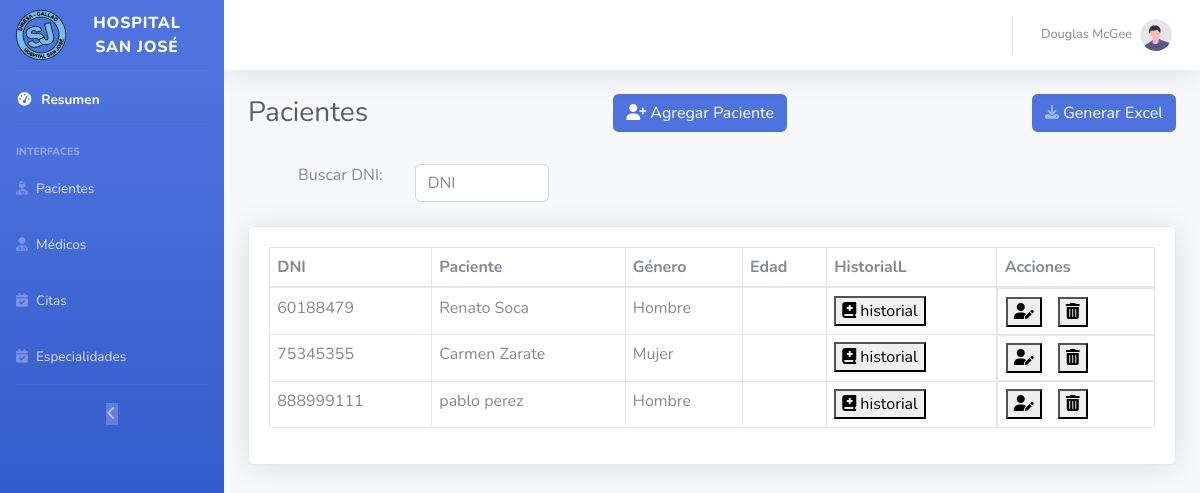
/admin/pacientes (signed in), run on the app's committed database.
### tables this page shows
CREATE TABLE `paciente` (
  `id` int NOT NULL,
  `Nombre` varchar(50) NOT NULL,
  `Ape_Paterno` varchar(50) NOT NULL,
  `Ape_Materno` varchar(50) NOT NULL,
  `Edad` char(3) NOT NULL,
  `Genero` varchar(30) NOT NULL,
  `T_Doc` varchar(50) NOT NULL,
  `Nr_Doc` char(15) NOT NULL,
  `Fecha_Nacimiento` date NOT NULL,
  `Telefono` char(9) NOT NULL,
  `Fecha_Creacion` timestamp NOT NULL DEFAULT CURRENT_TIMESTAMP ON UPDATE CURRENT_TIMESTAMP,
  `Estado` varchar(20) NOT NULL DEFAULT 'Activo',
  `id_login` int NOT NULL
);

### controllers/AdminPacientesController.php (called while the page is built, shortened)
<?php
class AdminPacientesController
{
    public static function pacientes(Router $router)
    {
        if ($_SESSION['usuario'] == 1) {
            $pacientes = Paciente::allActivos();
        } else {
            header('Location: /');
        }
        $router->render('admin/pacientes/index', 'layout-admin', [
            'pacientes' => $pacientes,
        ]);
    }
}

### public/index.php (called while the page is built, shortened)
<?php
$router = new Router();
$router->get('/', [PageController::class, 'index']);
$router->get('/nosotros', [PageController::class, 'nosotros']);
$router->get('/servicios', [PageController::class, 'servicios']);
$router->get('/medicos', [PageController::class, 'medicos']);
$router->get('/contacto', [PageController::class, 'contacto']);
$router->post('/contacto', [PageController::class, 'contacto']);
$router->get('/admin/index', [AdminPacientesController::class, 'index']);
$router->get('/admin/pacientes', [AdminPacientesController::class, 'pacientes']);
$router->get('/pacientes/reporte', [ReportesController::class, 'pacienteReporte']);
$router->post('/pacientes/registrar', [AdminPacientesController::class, 'pacientesRegistrar']);
$router->post('/pacientes/eliminar', [AdminPacientesController::class, 'pacientesEliminar']);
$router->post('/pacientes/actualizar', [AdminPacientesController::class, 'pacientesActualizar']);
$router->post('/pacientes/historial', [AdminPacientesController::class, 'historial']);
$router->post('/pacientes/detallemedico', [AdminPacientesController::class, 'detallemedico']);
$router->get('/admin/medicos', [AdminMedicosController::class, 'medicos']);
$router->get('/medicos/reporte', [ReportesController::class, 'medicoReporte']);
$router->post('/medicos/agregar', [AdminMedicosController::class, 'medicoAgregar']);
$router->post('/medicos/actualizar', [AdminMedicosController::class, 'medicoActualizar']);
$router->post('/medicos/eliminar', [AdminMedicosController::class, 'medicoEliminar']);
$router->post('/medicos/horario', [AdminMedicosController::class, 'HorarioMedico']);
$router->get('/admin/citas', [AdminCitasController::class, 'citas']);
$router->post('/citas/registrar', [AdminCitasController::class, 'registrarcita']);
$router->post('/citas/reprogramar', [AdminCitasController::class, 'reprogramarcita']);
$router->post('/citas/eliminar', [AdminCitasController::class, 'eliminarcita']);
$router->get('/admin/especialidades', [AdminEspecialidadController::class, 'especialidades']);
$router->post('/especialidades/agregar', [AdminEspecialidadController::class, 'especialidadAgregar']);
$router->post('/especialidades/actualizar', [AdminEspecialidadController::class, 'especialidadActualizar']);
$router->post('/especialidades/eliminar', [AdminEspecialidadController::class, 'especialidadEliminar']);
$router->get('/paciente', [PacienteController::class, 'index']);
$router->get('/paciente/citaspasadas', [PacienteController::class, 'citaspasadas']);
$router->post('/paciente/registrarcita', [PacienteController::class, 'registrarcita']);
$router->post('/paciente/reprogramar', [PacienteController::class, 'reprogramarcita']);
$router->post('/paciente/eliminarcita', [PacienteController::class, 'eliminarcita']);
$router->post('/paciente/detallemedico', [PacienteController::class, 'detallemedico']);
$router->get('/doctor', [DoctorController::class, 'index']);
$router->post('/doctor', [DoctorController::class, 'index']);
$router->post('/doctor/entrarcita', [DoctorController::class, 'entrarcita']);
$router->post('/doctor/historia', [DoctorController::class, 'historia']);
$router->post('/doctor/ficha', [DoctorController::class, 'fichamedica']);
$router->post('/doctor/guardarficha', [DoctorController::class, 'guardarficha']);
$router->get('/login', [LoginController::class, 'login']);
$router->post('/login', [LoginController::class, 'login']);
$router->get('/registro', [LoginController::class, 'registro']);
$router->post('/registro', [LoginController::class, 'registro']);
$router->get('/logout', [LoginController::class, 'logout']);
$router->comprobarRutas();

### models/ActiveRecord.php (called while the page is built, shortened)
<?php
class ActiveRecord
{
    protected static $db;
    protected static $tabla = '';
    public static function setDB($database)
    {
        self::$db = $database;
    }
    public static function allActivos()
    {
        $query = "SELECT * FROM " . static::$tabla . " WHERE Estado='Activo'";
        $resultado = self::consultSQL($query);
        return $resultado;
    }
    public static function consultSQL($query)
    {
        try {
            $resultado = self::$db->query($query);
            $array = [];
            while ($registro = $resultado->fetch_assoc()) {
                $array[] = static::createObject($registro);
            }
            return $array;
        } catch (\Throwable $th) {
            return [];
        }
    }
    public static function createObject($registro)
    {
        $objeto = new static;
        foreach ($registro as $key => $value) {
            if (property_exists($objeto, $key)) {
                $objeto->$key = $value;
            }
        }
        return $objeto;
    }
}

### views/admin/pacientes/index.php (the view, shortened to what this page needs)
<div id="content-wrapper" class="d-flex flex-column">
  <div id="content">
    <nav class="navbar navbar-expand navbar-light bg-white topbar mb-4 static-top shadow">
      <ul class="navbar-nav ml-auto">
        <li class="nav-item dropdown no-arrow">
          <a class="nav-link dropdown-toggle" href="#" id="userDropdown" role="button" data-toggle="dropdown" aria-haspopup="true" aria-expanded="false">
            <span class="mr-2 d-none d-lg-inline text-gray-600 small">
              Douglas McGee
            </span>
            <img class="img-profile rounded-circle" src="/build/images/undraw_profile.svg" />
          </a>
        </li>
      </ul>
    </nav>
    <div class="container-fluid">
      <div class="d-sm-flex align-items-center justify-content-between mb-4">
        <h1 class="h3 mb-0 text-gray-800">Pacientes</h1>
        <button type="button" class="btn btn-primary" data-bs-toggle="modal" data-bs-target="#agregarPaciente">
          <i class="fas fa-user-plus"> </i>
          Agregar Paciente
        </button>
        <a href="/pacientes/reporte" class="btn btn-primary">
          <i class="fas fa-download fa-sm text-white-50"></i> Generar Excel
        </a>
      </div>
      <div class="mb-3 row">
        <div class="col-2 text-end">
          <label  class="col-form-label">Buscar DNI:</label>
        </div>
        <div class="col-2">
          <input class="form-control" type="text" placeholder="DNI"  id="myInput" onkeyup="BuscarDNI()" >
        </div>
      </div>
      <div class="card shadow mb-4">
        <div class="card-body">
          <div class="table-responsive">
            <table class="table table-bordered" id="dataTable1" width="100%" cellspacing="0" data-order='[[ 0, "asc" ]]' data-page-length='10'>
              <thead>
                <tr>
                  <th>DNI</th>
                  <th>Paciente</th>
                  <th>Género</th>
                  <th>Edad</th>
                  <th>HistorialL</th>
                  <th>Acciones</th>
                </tr>
              </thead>
              <tbody>
                <?php foreach ($pacientes as $row) { ?>
                  <tr>
                    <td><?php echo $row->Nr_Doc ?></td>
                    <td><?php echo $row->Nombre . " " . $row->Ape_Paterno ?></td>
                    <td><?php echo $row->Genero ?></td>
                    <td><?php echo $row->Edad ?></td>
                    <td>
                      <form method="POST" action="/pacientes/historial">
                        <button type='submit'>
                          <i class='fas fa-book-medical'></i> historial
                        </button>
                      </form>
                    </td>
                    <td class="flex-btns">
                      <button type='submit' name="Editar" class='' data-bs-toggle='modal' data-bs-target='#editarPaciente' <?php echo "onclick='Editar(\"" . implode(",", (array)$row) . "\")'" ?>>
                        <i class='fas fa-user-edit'> </i>
                      </button>
                      <form method="POST" action="/pacientes/eliminar">
                        <button type="submit" name="Eliminar">
                          <i class="fas fa-trash-alt"> </i>
                        </button>
                      </form>
                    </td>
                  </tr>
                <?php } ?>
              </tbody>
            </table>
          </div>
        </div>
      </div>
    </div>
  </div>

### public/build/css/admin.css (style rules this page uses)
.flex-btns { display: flex; gap: 1rem; }
.table td, .table th { padding: .45rem; }
.table-bordered>:not(caption)>* { border-width: 0; }

### views/admin/pacientes/index.php (style rules this page uses)
select, input, .fichaa { margin: 8px; padding: 5px; }

### data on the page
paciente: Nr_Doc "60188479", Nombre "Renato", Ape_Paterno "Soca", Genero "Hombre"
paciente: Nr_Doc "75345355", Nombre "Carmen", Ape_Paterno "Zarate", Genero "Mujer"
paciente: Nr_Doc "888999111", Nombre "pablo", Ape_Paterno "perez", Genero "Hombre"
